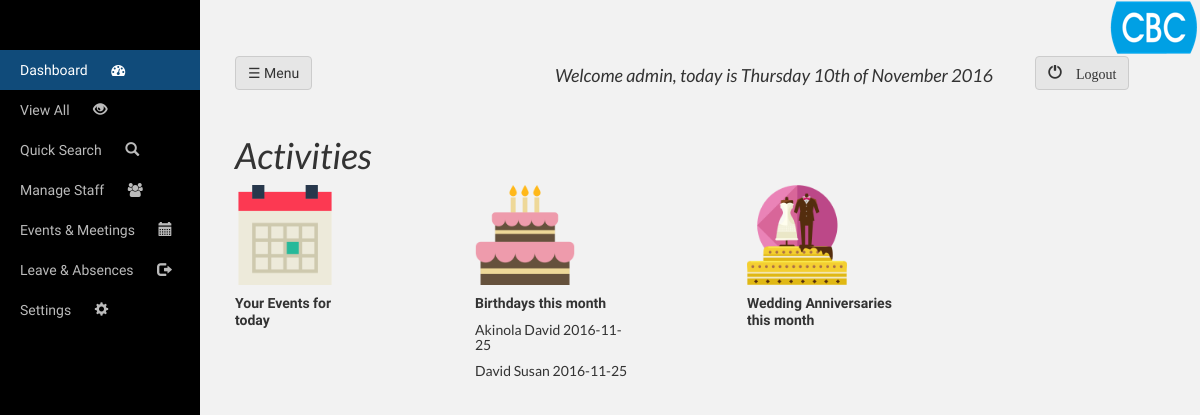
/admin/admin.php (signed in), run on the app's committed database.
### tables this page shows
CREATE TABLE `personal_information` (
  `user_id` int(255) NOT NULL,
  `LastName` varchar(50) NOT NULL,
  `FirstName` varchar(50) NOT NULL,
  `OtherName` varchar(50) DEFAULT NULL,
  `MaidenName` varchar(50) DEFAULT NULL,
  `D_O_B` date NOT NULL,
  `Nationality` varchar(30) NOT NULL,
  `State_of_Origin` varchar(30) NOT NULL,
  `Telephone_No` int(20) NOT NULL,
  `Title` varchar(20) NOT NULL,
  `Religion` varchar(20) NOT NULL,
  `Marital_Status` varchar(20) NOT NULL,
  `Marriage_Date` date DEFAULT NULL,
  `Spouse_Name` varchar(30) DEFAULT NULL,
  `Spouse_Nationality` varchar(30) DEFAULT NULL,
  `Spouse_Profession` varchar(30) DEFAULT NULL,
  `Residential_Address` varchar(200) NOT NULL,
  `Date_of_Employment` date NOT NULL,
  `Email_Address` varchar(70) DEFAULT NULL,
  `Post_Code` int(10) DEFAULT NULL,
  `Next_of_Kin` varchar(50) DEFAULT NULL,
  `Next_of_Kin_Address` varchar(70) DEFAULT NULL,
  `Relationship_with_Next_of_Kin` varchar(50) DEFAULT NULL,
  `Passport_photograph` varchar(150) DEFAULT NULL,
  `subsidiary` varchar(50) DEFAULT NULL
);

### admin/admin.php (the view, shortened to what this page needs)
<?php
include '../dbconnect.php';
include 'xml.php';
?>
<?php
$session_user = $_SESSION['cbc_admin'];
?>
<div id="wrapper">
        <div id="sidebar-wrapper">
            <ul class="sidebar-nav">
            	<li><a href="#" id="activity" class="active">Dashboard <i class="fa fa-dashboard"></i></span></a></li>
                <li><a href="#" id="view_all">View All <span class="glyphicon glyphicon-eye-open"></span></a></li>
                <li><a href="#" id="search">Quick Search <span class="glyphicon glyphicon-search"></span></a></li>
                <li><a href="#" id="manage_staff">Manage Staff <i class="fa fa-users"></i></span></a></li>
                <li><a href="#" id="events_meetings">Events & Meetings <span class="glyphicon glyphicon-calendar"></span></a></li>
                <li><a href="#" id="leave_absences">Leave & Absences <span class="glyphicon glyphicon-log-out"></span></a></li>
                <li><a href="#" id="settings">Settings <span class="glyphicon glyphicon-cog"></span></a></li>
            </ul>
        </div>
        <div id="page-content-wrapper">
            <div class="container-fluid">
                        <div class="row">
                        <div class="col-md-1"><a href="#menu-toggle" class="btn btn-default" id="menu-toggle" style="background-color:#e6e6e6">&#9776; Menu</a></div>
                        <div class="col-md-3"></div>
                        <div class="col-md-6">
                        	<i><h4>Welcome <?php echo $session_user ?>, today is <?php echo date("l jS \of F Y ") ?></h4></i>
                        </div>
                        <div class="col-md-1"><a href="../logout.php" class="btn btn-default" style="background-color:#e6e6e6"><span class="glyphicon glyphicon-off"> Logout</span></a></div>
                        <div class="col-md-1"></div>
                        </div>
                        <br>
    <div id="activity_page">
    <i><h1>Activities</h1></i>
    	<div class="row">
    		<div class="col-md-2" id="events">
    			<img src="../images/calendar.png" style="width: 100px;height: 100px;"><h5><b>Your Events for today</b></h5>
    		</div>
    		<div class="col-md-1"></div>
    		<div class="col-md-2" id="birthdays">
    			<img src="../images/birthday-cake.png" style="width: 100px;height: 100px;"><h5><b>Birthdays this month</b></h5>
				<?php
					$date = '____-'.date('m').'%';
					$sql = "SELECT FirstName , LastName , D_O_B FROM `personal_information` WHERE `D_O_B` LIKE '$date' ORDER BY `D_O_B` ASC";
					$query = mysqli_query($conn,$sql);
					while ($row = mysqli_fetch_array($query , MYSQLI_ASSOC) ) {
					$fullname = $row['LastName'].' '.$row['FirstName'];
					echo '<h5>'.$fullname.'   '.date('Y').'-'.substr($row['D_O_B'], 5).'</h5>';
					}
				?>
    		</div>
    		<div class="col-md-1"></div>
			<div class="col-md-2" id="weddings">
    			<img src="../images/wedding-cake.png" style="width: 100px;height: 100px;"><h5><b>Wedding Anniversaries this month</b></h5>
    		</div>
    	</div>
    </div>
            </div>
        </div>
    </div>

### css/style.css (style rules this page uses)
* { font-family: 'Roboto Condensed', sans-serif; }
h1 , h2 , h3 , h4 , h5 { font-family: 'Lato', sans-serif; }
body { background: #f2f2f2; font-family: 'Roboto Condensed', sans-serif; background-size:100px 70px; }
#wrapper { padding-left: 0; -webkit-transition: all 0.5s ease; -moz-transition: all 0.5s ease; -o-transition: all 0.5s ease; transition: all 0.5s ease; }
#sidebar-wrapper { z-index: 1000; position: fixed; left: 200px; width: 0; height: 100%; margin-left: -200px; overflow-y: auto; background: #000; -webkit-transition: all 0.5s ease; -moz-transition: all 0.5s ease; -o-transition: all 0.5s ease; transition: all 0.5s ease; }
#page-content-wrapper { width: 100%; position: absolute; padding: 15px; min-height: 100%;!important background:#d0d0d0; }
.sidebar-nav { position: absolute; top: 0; width: 200px; margin: 0; padding: 0; list-style: none; padding-top: 50px; }
.sidebar-nav li { text-indent: 20px; line-height: 40px; }
.sidebar-nav li a { display: block; text-decoration: none; color: #bbbbbb; }
@media (min-width:768px) { #wrapper { padding-left: 200px; } }
@media (min-width:768px) { #sidebar-wrapper { width: 200px; } }
@media (min-width:768px) { #page-content-wrapper { padding: 20px; position: relative; } }
#birthdays , #weddings { min-width: 20%; }
.sidebar-nav .active { background-color: rgba(33, 150, 243,0.5); color: #ffffff; !important }

### data on the page
personal_information: fullname "Akinola David", D_O_B "11-25"
personal_information: fullname "David Susan", D_O_B "11-25"

### other printed values
$session_user "admin"
